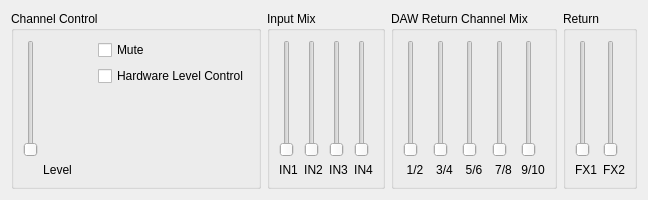
       <widget class="QWidget" name="tab" >
        <attribute name="title" >
         <string>Out7/8 (Headphones 2)</string>
        </attribute>
        <layout class="QGridLayout" >
         <item row="0" column="0" >
          <layout class="QHBoxLayout" >
           <item>
            <widget class="QGroupBox" name="groupOut78_1" >
             <property name="minimumSize" >
              <size>
               <width>250</width>
               <height>0</height>
              </size>
             </property>
             <property name="title" >
              <string>Channel Control</string>
             </property>
             <layout class="QGridLayout" >
              <item row="0" column="1" >
               <layout class="QVBoxLayout" >
                <item>
                 <widget class="QCheckBox" name="chkOut78Mute" >
                  <property name="text" >
                   <string>Mute</string>
                  </property>
                 </widget>
                </item>
                <item>
                 <widget class="QCheckBox" name="chkOut78HwCtrl" >
                  <property name="text" >
                   <string>Hardware Level Control</string>
                  </property>
                 </widget>
                </item>
               </layout>
              </item>
              <item rowspan="2" row="0" column="0" >
               <layout class="QVBoxLayout" >
                <item>
                 <widget class="QSlider" name="sldOut78Level" >
                  <property name="minimum" >
                   <number>0</number>
                  </property>
                  <property name="maximum" >
                   <number>127</number>
                  </property>
                  <property name="singleStep" >
                   <number>1</number>
                  </property>
                  <property name="pageStep" >
                   <number>16</number>
                  </property>
                  <property name="orientation" >
                   <enum>Qt::Vertical</enum>
                  </property>
                  <property name="tickInterval" >
                   <number>32</number>
                  </property>
                 </widget>
                </item>
                <item>
                 <widget class="QLabel" name="txtOut78Lvl" >
                  <property name="text" >
                   <string>Level</string>
                  </property>
                  <property name="alignment" >
                   <set>Qt::AlignCenter</set>
                  </property>
                  <property name="wordWrap" >
                   <bool>false</bool>
                  </property>
                 </widget>
                </item>
               </layout>
              </item>
              <item row="1" column="1" >
               <spacer>
                <property name="orientation" >
                 <enum>Qt::Vertical</enum>
                </property>
                <property name="sizeType" >
                 <enum>QSizePolicy::Expanding</enum>
                </property>
                <property name="sizeHint" >
                 <size>
                  <width>21</width>
                  <height>91</height>
                 </size>
                </property>
               </spacer>
              </item>
             </layout>
            </widget>
           </item>
           <item>
            <widget class="QGroupBox" name="groupOut78_2" >
             <property name="title" >
              <string>Input Mix</string>
             </property>
             <layout class="QHBoxLayout" >
              <item>
               <layout class="QVBoxLayout" >
                <item>
                 <widget class="QSlider" name="sldIN1Out78" >
                  <property name="minimum" >
                   <number>0</number>
                  </property>
                  <property name="maximum" >
                   <number>32767</number>
                  </property>
                  <property name="singleStep" >
                   <number>10000</number>
                  </property>
                  <property name="pageStep" >
                   <number>1000</number>
                  </property>
                  <property name="orientation" >
                   <enum>Qt::Vertical</enum>
                  </property>
                  <property name="tickInterval" >
                   <number>10000</number>
                  </property>
                 </widget>
                </item>
                <item>
                 <widget class="QLabel" name="txtOut78In12" >
                  <property name="text" >
                   <string>IN1</string>
                  </property>
                  <property name="alignment" >
                   <set>Qt::AlignCenter</set>
                  </property>
                  <property name="wordWrap" >
                   <bool>false</bool>
                  </property>
                 </widget>
                </item>
               </layout>
              </item>
              <item>
               <layout class="QVBoxLayout" >
                <item>
                 <widget class="QSlider" name="sldIN2Out78" >
                  <property name="minimum" >
                   <number>0</number>
                  </property>
                  <property name="maximum" >
                   <number>32767</number>
                  </property>
                  <property name="singleStep" >
                   <number>10000</number>
                  </property>
                  <property name="pageStep" >
                   <number>1000</number>
                  </property>
                  <property name="orientation" >
                   <enum>Qt::Vertical</enum>
                  </property>
                  <property name="tickInterval" >
                   <number>10000</number>
                  </property>
                 </widget>
                </item>
                <item>
                 <widget class="QLabel" name="txtOut78In34" >
                  <property name="text" >
                   <string>IN2</string>
                  </property>
                  <property name="alignment" >
                   <set>Qt::AlignCenter</set>
                  </property>
                  <property name="wordWrap" >
                   <bool>false</bool>
                  </property>
                 </widget>
                </item>
               </layout>
              </item>
              <item>
               <layout class="QVBoxLayout" >
                <item>
                 <widget class="QSlider" name="sldIN3Out78" >
                  <property name="minimum" >
                   <number>0</number>
                  </property>
                  <property name="maximum" >
                   <number>32767</number>
                  </property>
                  <property name="singleStep" >
                   <number>10000</number>
                  </property>
                  <property name="pageStep" >
                   <number>1000</number>
                  </property>
                  <property name="orientation" >
                   <enum>Qt::Vertical</enum>
                  </property>
                  <property name="tickInterval" >
                   <number>10000</number>
                  </property>
                 </widget>
                </item>
                <item>
                 <widget class="QLabel" name="txtOut78In34_2" >
                  <property name="text" >
                   <string>IN3</string>
                  </property>
                  <property name="alignment" >
                   <set>Qt::AlignCenter</set>
                  </property>
                  <property name="wordWrap" >
                   <bool>false</bool>
                  </property>
                 </widget>
                </item>
               </layout>
              </item>
              <item>
               <layout class="QVBoxLayout" >
                <item>
                 <widget class="QSlider" name="sldIN4Out78" >
                  <property name="minimum" >
                   <number>0</number>
                  </property>
                  <property name="maximum" >
                   <number>32767</number>
                  </property>
                  <property name="singleStep" >
                   <number>10000</number>
                  </property>
                  <property name="pageStep" >
                   <number>1000</number>
                  </property>
                  <property name="orientation" >
                   <enum>Qt::Vertical</enum>
                  </property>
                  <property name="tickInterval" >
                   <number>10000</number>
                  </property>
                 </widget>
                </item>
                <item>
                 <widget class="QLabel" name="txtOut78In34_3" >
                  <property name="text" >
                   <string>IN4</string>
                  </property>
                  <property name="alignment" >
                   <set>Qt::AlignCenter</set>
                  </property>
                  <property name="wordWrap" >
                   <bool>false</bool>
                  </property>
                 </widget>
                </item>
               </layout>
              </item>
             </layout>
            </widget>
           </item>
           <item>
            <widget class="QGroupBox" name="groupOut78_3" >
             <property name="title" >
              <string>DAW Return Channel Mix</string>
             </property>
             <layout class="QGridLayout" >
              <item row="0" column="0" >
               <layout class="QVBoxLayout" >
                <item>
                 <widget class="QSlider" name="sldPC12Out78" >
                  <property name="minimum" >
                   <number>0</number>
                  </property>
                  <property name="maximum" >
                   <number>32767</number>
                  </property>
                  <property name="singleStep" >
                   <number>10000</number>
                  </property>
                  <property name="pageStep" >
                   <number>1000</number>
                  </property>
                  <property name="orientation" >
                   <enum>Qt::Vertical</enum>
                  </property>
                  <property name="tickInterval" >
                   <number>10000</number>
                  </property>
                 </widget>
                </item>
                <item>
                 <widget class="QLabel" name="txtOut78PC12" >
                  <property name="text" >
                   <string>1/2</string>
                  </property>
                  <property name="alignment" >
                   <set>Qt::AlignCenter</set>
                  </property>
                  <property name="wordWrap" >
                   <bool>false</bool>
                  </property>
                 </widget>
                </item>
               </layout>
              </item>
              <item row="0" column="1" >
               <layout class="QVBoxLayout" >
                <item>
                 <widget class="QSlider" name="sldPC34Out78" >
                  <property name="minimum" >
                   <number>0</number>
                  </property>
                  <property name="maximum" >
                   <number>32767</number>
                  </property>
                  <property name="singleStep" >
                   <number>10000</number>
                  </property>
                  <property name="pageStep" >
                   <number>1000</number>
                  </property>
                  <property name="orientation" >
                   <enum>Qt::Vertical</enum>
                  </property>
                  <property name="tickInterval" >
                   <number>10000</number>
                  </property>
                 </widget>
                </item>
                <item>
                 <widget class="QLabel" name="txtOut78PC34" >
                  <property name="text" >
                   <string>3/4</string>
                  </property>
                  <property name="alignment" >
                   <set>Qt::AlignCenter</set>
                  </property>
                  <property name="wordWrap" >
                   <bool>false</bool>
                  </property>
                 </widget>
                </item>
               </layout>
              </item>
              <item row="0" column="2" >
               <layout class="QVBoxLayout" >
                <item>
                 <widget class="QSlider" name="sldPC56Out78" >
                  <property name="minimum" >
                   <number>0</number>
                  </property>
                  <property name="maximum" >
                   <number>32767</number>
                  </property>
                  <property name="singleStep" >
                   <number>10000</number>
                  </property>
                  <property name="pageStep" >
                   <number>1000</number>
                  </property>
                  <property name="orientation" >
                   <enum>Qt::Vertical</enum>
                  </property>
                  <property name="tickInterval" >
                   <number>10000</number>
                  </property>
                 </widget>
                </item>
                <item>
                 <widget class="QLabel" name="txtOut78PC56" >
                  <property name="text" >
                   <string>5/6</string>
                  </property>
                  <property name="alignment" >
                   <set>Qt::AlignCenter</set>
                  </property>
                  <property name="wordWrap" >
                   <bool>false</bool>
                  </property>
                 </widget>
                </item>
               </layout>
              </item>
              <item row="0" column="3" >
               <layout class="QVBoxLayout" >
                <item>
                 <widget class="QSlider" name="sldPC78Out78" >
                  <property name="minimum" >
                   <number>0</number>
                  </property>
                  <property name="maximum" >
                   <number>32767</number>
                  </property>
                  <property name="singleStep" >
                   <number>10000</number>
                  </property>
                  <property name="pageStep" >
                   <number>1000</number>
                  </property>
                  <property name="orientation" >
                   <enum>Qt::Vertical</enum>
                  </property>
                  <property name="tickInterval" >
                   <number>10000</number>
                  </property>
                 </widget>
                </item>
                <item>
                 <widget class="QLabel" name="txtOut78PC78" >
                  <property name="text" >
                   <string>7/8</string>
                  </property>
                  <property name="alignment" >
                   <set>Qt::AlignCenter</set>
                  </property>
                  <property name="wordWrap" >
                   <bool>false</bool>
                  </property>
                 </widget>
                </item>
               </layout>
              </item>
              <item row="0" column="4" >
               <layout class="QVBoxLayout" >
                <item>
                 <widget class="QSlider" name="sldPC910Out78" >
                  <property name="minimum" >
                   <number>0</number>
                  </property>
                  <property name="maximum" >
                   <number>32767</number>
                  </property>
                  <property name="singleStep" >
                   <number>10000</number>
                  </property>
                  <property name="pageStep" >
                   <number>1000</number>
                  </property>
                  <property name="orientation" >
                   <enum>Qt::Vertical</enum>
                  </property>
                  <property name="tickInterval" >
                   <number>10000</number>
                  </property>
                 </widget>
                </item>
                <item>
                 <widget class="QLabel" name="txtOut78PC910" >
                  <property name="text" >
                   <string>9/10</string>
                  </property>
                  <property name="alignment" >
                   <set>Qt::AlignCenter</set>
                  </property>
                  <property name="wordWrap" >
                   <bool>false</bool>
                  </property>
                 </widget>
                </item>
               </layout>
              </item>
             </layout>
            </widget>
           </item>
           <item>
            <widget class="QGroupBox" name="groupOut12_4_4" >
             <property name="title" >
              <string>Return</string>
             </property>
             <layout class="QHBoxLayout" >
              <item>
               <layout class="QVBoxLayout" >
                <item>
                 <widget class="QSlider" name="sldFX1Out78" >
                  <property name="minimum" >
                   <number>0</number>
                  </property>
                  <property name="maximum" >
                   <number>32767</number>
                  </property>
                  <property name="singleStep" >
                   <number>10000</number>
                  </property>
                  <property name="pageStep" >
                   <number>1000</number>
                  </property>
                  <property name="orientation" >
                   <enum>Qt::Vertical</enum>
                  </property>
                  <property name="tickInterval" >
                   <number>10000</number>
                  </property>
                 </widget>
                </item>
                <item>
                 <widget class="QLabel" name="txtOut12In12_2_4" >
                  <property name="text" >
                   <string>FX1</string>
                  </property>
                  <property name="alignment" >
                   <set>Qt::AlignCenter</set>
                  </property>
                  <property name="wordWrap" >
                   <bool>false</bool>
                  </property>
                 </widget>
                </item>
               </layout>
              </item>
              <item>
               <layout class="QVBoxLayout" >
                <item>
                 <widget class="QSlider" name="sldFX2Out78" >
                  <property name="minimum" >
                   <number>0</number>
                  </property>
                  <property name="maximum" >
                   <number>32767</number>
                  </property>
                  <property name="singleStep" >
                   <number>10000</number>
                  </property>
                  <property name="pageStep" >
                   <number>1000</number>
                  </property>
                  <property name="orientation" >
                   <enum>Qt::Vertical</enum>
                  </property>
                  <property name="tickInterval" >
                   <number>10000</number>
                  </property>
                 </widget>
                </item>
                <item>
                 <widget class="QLabel" name="txtOut12In12_2_4_2" >
                  <property name="text" >
                   <string>FX2</string>
                  </property>
                  <property name="alignment" >
                   <set>Qt::AlignCenter</set>
                  </property>
                  <property name="wordWrap" >
                   <bool>false</bool>
                  </property>
                 </widget>
                </item>
               </layout>
              </item>
             </layout>
            </widget>
           </item>
          </layout>
         </item>
        </layout>
       </widget>
